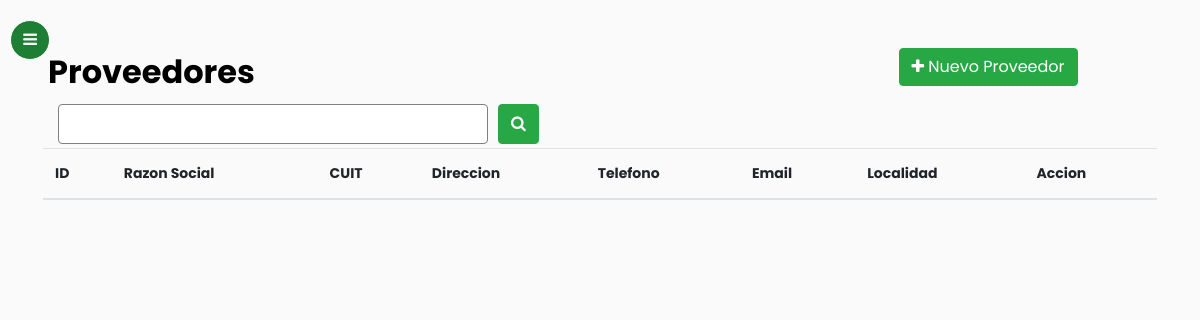
The page /proveedores/ (signed in) on the database as committed earlier.
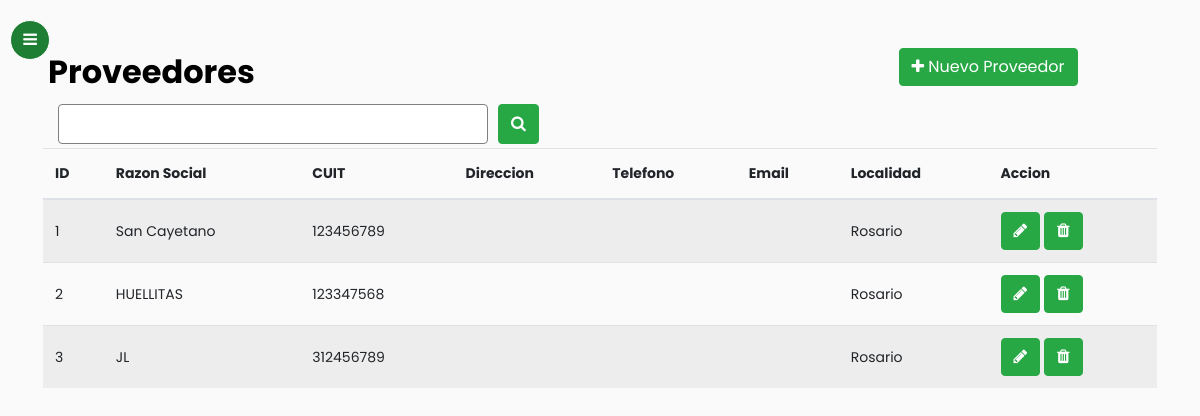
The same page on the database as committed later.
### gestionStock/models.py (models this page shows, shortened)
class Proveedores(models.Model):
    razon_social = models.TextField(max_length = 30)
    cuit = models.TextField(max_length = 30)
    direccion = models.TextField(max_length = 30, blank = True, default = "")
    telefono = models.TextField(max_length = 30, blank = True, default = "")
    email = models.EmailField(blank = True, default = "")
    localidad = models.ForeignKey(Localidades, on_delete = models.CASCADE, null= True)
    class Meta:
        verbose_name_plural = "Proveedores"

class Localidades(models.Model):
    nombre = models.TextField(max_length = 30)
    provincia = models.ForeignKey(Provincias, on_delete = models.CASCADE)
    cod_postal = models.TextField(max_length = 30, null = True)
    class Meta:
        verbose_name_plural = "Localidades"
    def __str__(self):
        return self.nombre

### gestionStock/views.py (the view)
# urls.py: path('proveedores/', login_required(views.ProveedoresList.as_view()), name="proveedor_list"),
class ProveedoresList(ListView):
    model = Proveedores
    queryset = model.objects.all()
    context_object_name = "proveedores"
    template_name = "proveedores.html"
    paginate_by = 20
    def get_queryset(self): # new
        query = self.request.GET.get('buscar')
        if query:
            object_list = Proveedores.objects.filter(
                Q(razon_social__icontains=query) | Q(cuit__icontains=query)
            )
        else:
            object_list = Proveedores.objects.all()
        return object_list

### gestionStock/templates/proveedores.html (shortened to what this page needs)
{% extends "base.html" %}
{% load static %}
{% block content %}
<div class="container-lg">
            <div class="table-title">
                <div class="row">
                    <div class="col-sm-9"><h2><b>Proveedores</b></h2></div>
                    <div class="col-sm-3">
                       <a href="{% url 'proveedor_create' %}"><button type="button" class="btn btn-success add-new"><i class="fa fa-plus"></i> Nuevo Proveedor</button></a>
                    </div>
                </div>
            </div>
            <form method="GET">
                <div class="input-group">
                    <div class="form-row col-md-5">
                      <input id="search-focus col-sm-9" type="search" id="form" class="form-control" name="buscar" />
                    </div>
                    <button type="submit" class="btn btn-success">
                      <i class="fa fa-search"></i>
                    </button>
                  </div>
            </form>
            <div class="form-row">
            <table class="table table-striped  mt-1">
                <thead>
                    <tr>
                        <th class="align-middle">ID</th>
                        <th class="align-middle">Razon Social</th>
                        <th class="align-middle">CUIT</th>
                        <th class="align-middle">Direccion</th>
                        <th class="align-middle">Telefono</th>
                        <th class="align-middle">Email</th>
                        <th class="align-middle">Localidad</th>
                        <th class="align-middle">Accion</th>
                    </tr>
                </thead>
                <tbody>
                    {% for proveedor in proveedores %}
                    <tr>
                        <td class="align-middle">{{proveedor.id}}</td>
                        <td class="align-middle">{{proveedor.razon_social}}</td>
                        <td class="align-middle">{{proveedor.cuit}}</td>
                        <td class="align-middle">{{proveedor.direccion}}</td>
                        <td class="align-middle">{{proveedor.telefono}}</td>
                        <td class="align-middle">{{proveedor.email}}</td>
                        <td class="align-middle">{{proveedor.localidad}}</td>
                        <td class="align-middle">
                            <a href="{% url 'proveedor_update' proveedor.id %}"><button type="button" class="btn btn-success add-new btn-xs"><i class="fa fa-pencil fa-xs" aria-hidden="true"></i></button></a>
                            <a href="{% url 'proveedor_delete' proveedor.id %}"><button type="button" class="btn btn-success add-new btn-xs"><i class="fa fa-trash fa-xs" aria-hidden="true"></i></button></a>
                        </td>
                    </tr>
                    {% endfor %}
                </tbody>
            </table>
</div>
{% endblock %}

Rows that differ between the two databases and show on the page:
added Proveedores: id "1", razon_social "San Cayetano", cuit "123456789", localidad "Rosario"
added Proveedores: id "2", razon_social "HUELLITAS", cuit "123347568", localidad "Rosario"
added Proveedores: id "3", razon_social "JL", cuit "312456789", localidad "Rosario"
